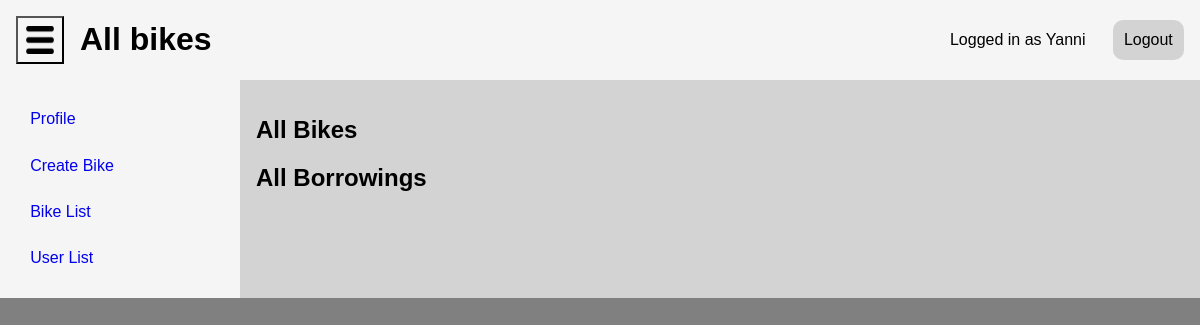
The page /bikeList/ (signed in) on the database as committed earlier.
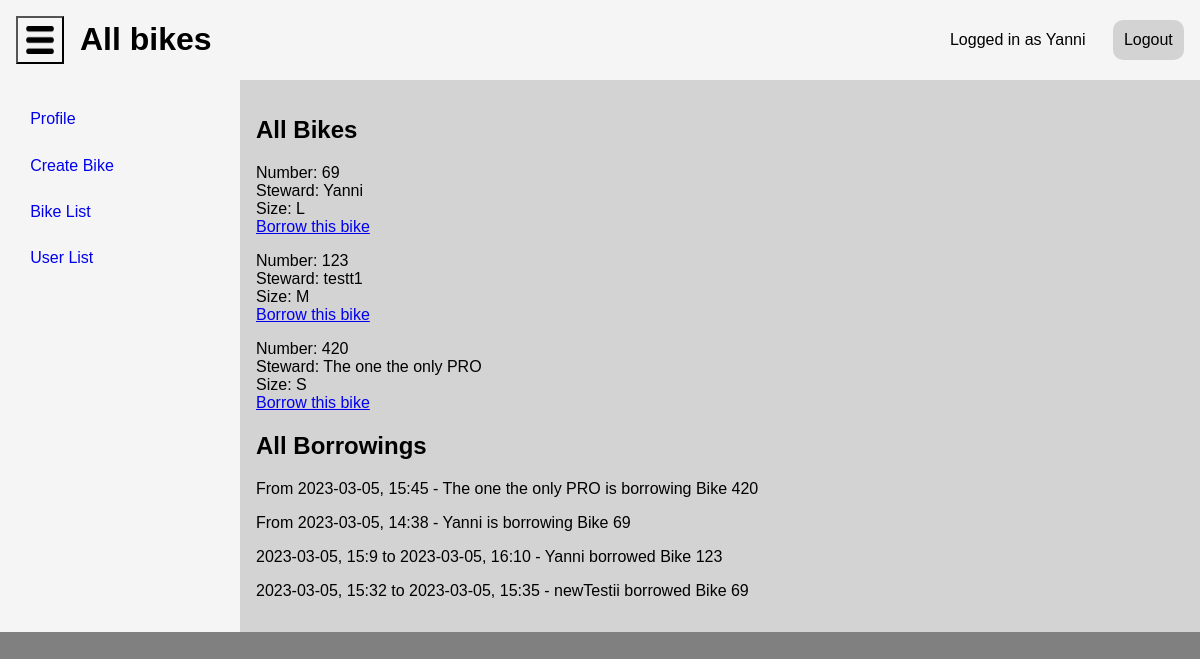
The same page on the database as committed later.
### application/models.py (models this page shows, shortened)
class User(AbstractUser):
    first_name = models.CharField(_("preferred name"), max_length=150, blank=True)
    email = models.EmailField(
        _('email address'),
        unique=True,
        validators=[schoolEmailValidator],
        error_messages={
            "unique": _("A user with that email already exists.")
        }
    )
    def __str__(self) -> str:
        return self.first_name
    class Meta:
        permissions = [
            ("own_bike", "Can be a bike steward")
        ]

class Bike(models.Model):
    SIZES = [
        ("", "Select bike size."),
        ("S", "small"),
        ("M", "medium"),
        ("L", "large"),
    ]
    number = models.IntegerField(
        unique=True,
        help_text="Number as it appears on the bike locks/keys"
    )
    size = models.CharField(
        max_length=1,
        choices=SIZES,
        default="",
        validators=[bikeSizeValidator],
    )
    steward = models.ForeignKey(
        User,
        on_delete=models.PROTECT
    )
    def __str__(self) -> str:
        return "Bike {0}".format(self.number)

class Borrowing(models.Model):
    start_time = models.DateTimeField(help_text="Leave blank for current time")
    end_time = models.DateTimeField()
    borrower = models.ForeignKey(
        User,
        on_delete=models.CASCADE,
    )
    borrowed_bike = models.ForeignKey(
        Bike,
        on_delete=models.CASCADE
    )
    key_received = models.BooleanField(null=True)
    key_returned = models.BooleanField(null=True)
    issue = models.ForeignKey(
        Issue,
        on_delete=models.PROTECT,
        null=True
        )
    def __str__(self) -> str:
        if self.end_time < timezone.now():
            return "{0}, {1}:{2} to {3}, {4}:{5} - {6} borrowed {7}".format(
                self.start_time.astimezone().date(),
                self.start_time.astimezone().hour,
                self.start_time.astimezone().minute,
                self.end_time.astimezone().date(),
                self.end_time.astimezone().hour,
                self.end_time.astimezone().minute,
                self.borrower,
                self.borrowed_bike,
            )
        else:
            return "From {0}, {1}:{2} - {3} is borrowing {4}".format(
                self.start_time.astimezone().date(),
                self.start_time.astimezone().hour,
                self.start_time.astimezone().minute,
                self.borrower,
                self.borrowed_bike,
            )

### application/views.py (the view)
# urls.py: path("bikeList/", views.BikeListView.as_view(), name="bikeList"),
class BikeListView(PermissionRequiredMixin, generic.TemplateView):
    permission_required = "application.view_bike"
    template_name = "bikeList.html"
    def get_context_data(self, **kwargs):
        context = super().get_context_data(**kwargs)
        context["Bikes"] = Bike.objects.all()
        context["Borrowings"] = Borrowing.objects.all().order_by("-end_time")
        return context

### application/templates/bikeList.html (shortened to what this page needs)
{% extends "base.html" %}
{% block title %}
<h1>All bikes</h1>
{% endblock %}
{% block content %}
<h2>All Bikes</h2>
{% for bike in Bikes %}
<p>
    Number: {{ bike.number }} <br>
    Steward: {{ bike.steward }} <br>
    Size: {{ bike.size }} <br>
    {% if perms.application.add_borrowing %}
    <a href="{% url 'borrow' bike.id %}">Borrow this bike</a>
    {% endif %}
</p>
{% endfor %}
<h2>All Borrowings</h2>
{% for borrowing in Borrowings %}
    <p>
        {{ borrowing }}
    </p>
{% endfor %}
{% endblock %}

### application/templates/base.html (shortened to what this page needs)
{% load static %}
<!DOCTYPE html>
<html lang="en">
    <head>
        <link rel="stylesheet" href="{% static 'design.css' %}">
    </head>
    <body>
        <div class="container">
            <div class="header-container">
                <button id="sidebar-button" onclick="document.getElementsByClassName('left')[0].classList.toggle('collapsed')">
                    <div id="button-image"></div>
                </button>
                <div id="header-block">
                    {% block title %}
                    {% endblock %}
                </div>
                {% if user.is_authenticated %}
                <p class="header-login">
                    Logged in as {{user}}
                </p>
                {% else %}
                <p class="header-login">
                    Not logged in
                </p>
                {% endif %}
                {% if user.is_authenticated %}
                    <a class="header-login" id="login-button" href="{% url 'logout' %}">Logout</a>
                {% else %}
                    <a class="header-login" id="login-button" href="{% url 'login' %}">Login</a>
                {% endif %}
            </div>
            <div class="content-container">
                <div class="left" id="left">
                    {% if user.is_authenticated %}
                        <a class="page-links" href="{% url 'profile' %}">Profile</a>
                    {% endif %}
                    {% if perms.application.add_bike %}
                        <a class="page-links" href="{% url 'createBike' %}">Create Bike</a>
                    {% endif %}
                    {% if perms.application.view_bike %}
                        <a class="page-links" href="{% url 'bikeList' %}">Bike List</a>
                    {% endif %}
                    {% if perms.application.view_bike %}
                        <a class="page-links" href="{% url 'user-view' %}">User List</a>
                    {% endif %}
                </div>
                <section id="content">
                    {% block content %}
                    {% endblock %}
                </section>
            </div>
        </div>
    </body>
</html>

### application/static/design.css (style rules this page uses)
html { overflow-x: hidden; overflow-y: scroll; }
* { box-sizing: border-box; font-family: Arial, Helvetica, sans-serif; }
body { width: 100%; height: 100vh; margin: 0; padding: 0; background-color: grey; }
.container { display: flex; flex-direction: column; justify-content: space-between; }
.header-container { display: flex; flex-direction: row; justify-content: left; align-content: center; height: 20%; background-color: whitesmoke; }
#sidebar-button { text-align: center; margin: 1rem; padding: 8px; height: 48px; width: 48px; align-items: center; background-color: whitesmoke; }
#button-image { background-size: cover; background-image: url("/static/menu.png"); width: 100%; height: 100%; }
#header-block { flex-grow: 1; }
.header-login { margin: auto; margin-right: 1rem; padding: 0.7rem; text-decoration: none; color: black; }
#login-button { background-color: lightgray; border-radius: 10px; }
.content-container { display: flex; flex-direction: row; flex-wrap: wrap; height: 80%; }
#content { padding: 1rem; width: 80%; background-color: lightgray; }
.left { padding: 1rem; width: 20%; background-color: whitesmoke; order: -1; transition: width 1s, height 1s; }
.page-links { display: flex; flex-wrap: inherit; list-style-type: none; padding: .7rem; border-radius: 10px; justify-content: left; border: solid 3px transparent; text-decoration: none; }

Rows that differ between the two databases and show on the page:
added Bike: number "69", steward "Yanni", size "L"
added Bike: number "123", steward "testt1", size "M"
added Bike: number "420", steward "The one the only PRO", size "S"
added Borrowing: end_time+start_time+borrower "From 2023-03-05, 15:45 - The one the only PRO is borrowing Bike 420"
added Borrowing: end_time+start_time+borrower "From 2023-03-05, 14:38 - Yanni is borrowing Bike 69"
added Borrowing: end_time+start_time+borrower "2023-03-05, 15:9 to 2023-03-05, 16:10 - Yanni borrowed Bike 123"
added Borrowing: end_time+start_time+borrower "2023-03-05, 15:32 to 2023-03-05, 15:35 - newTestii borrowed Bike 69"
